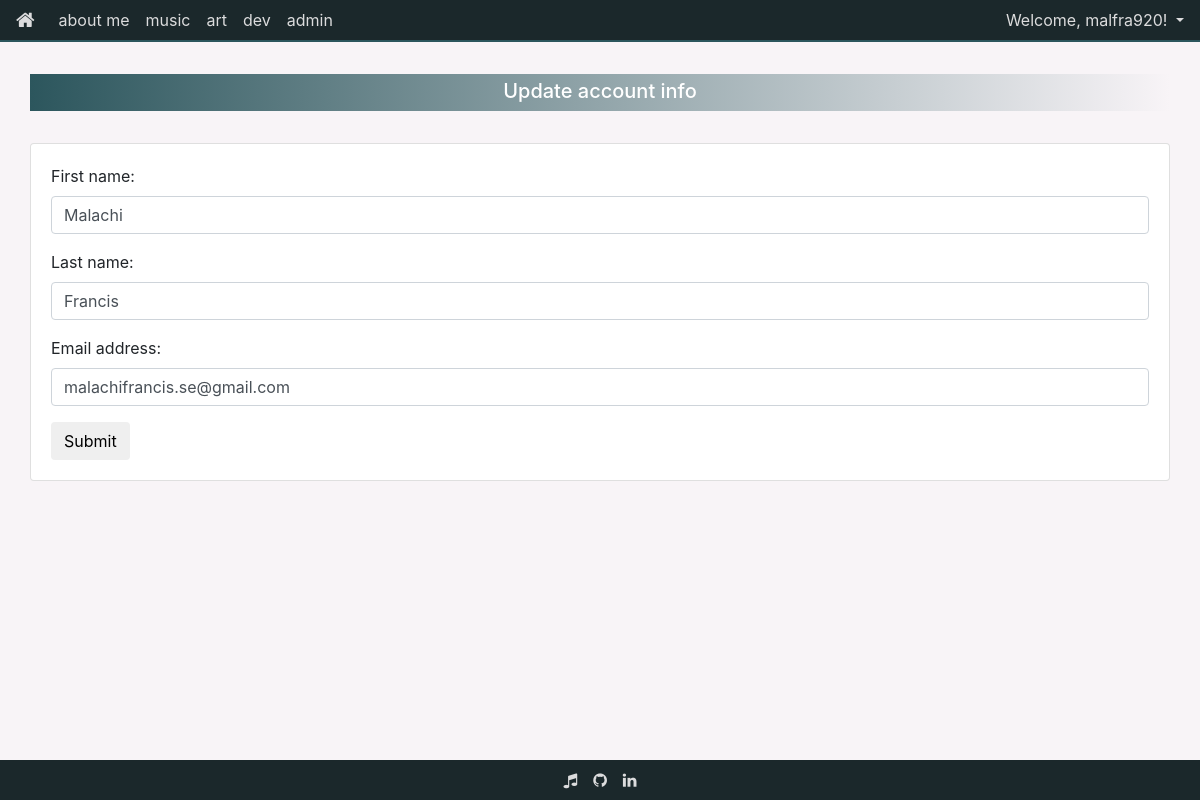
/account/ (signed in), run on an earlier commit of the app's database.
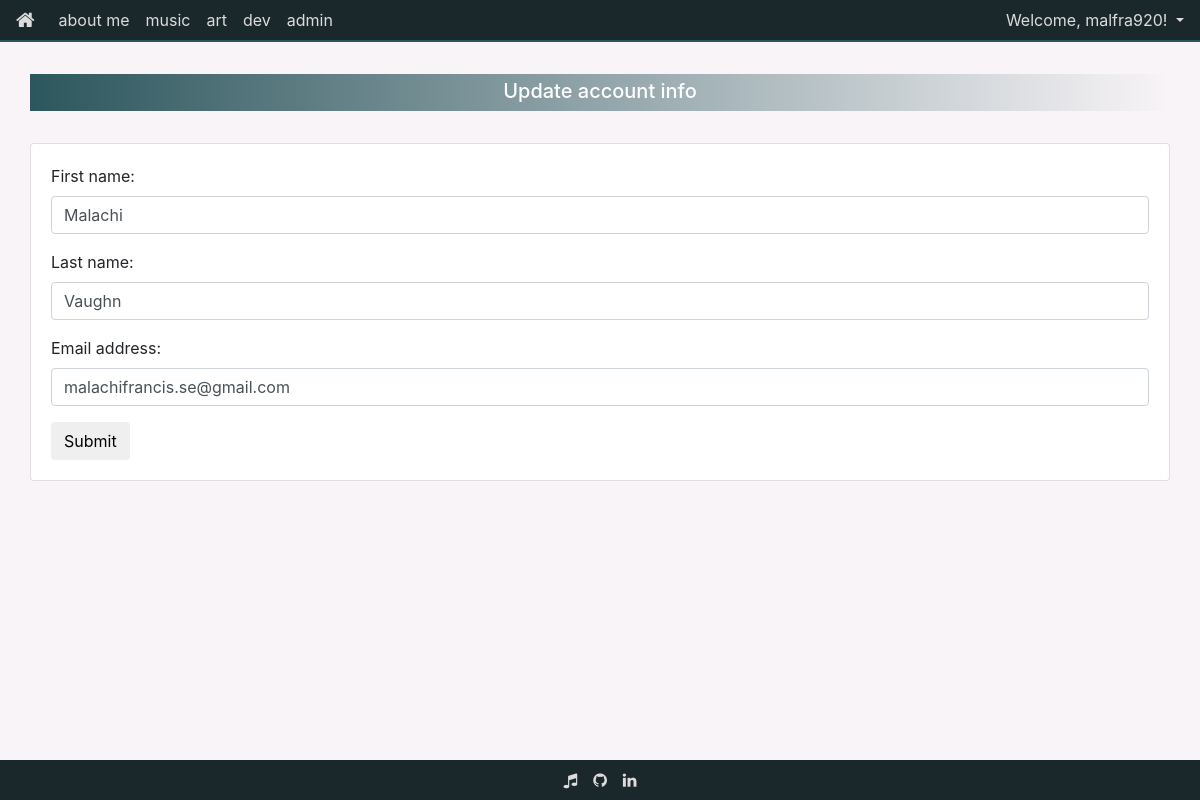
And on a later commit of the database.
### website/models.py (models this page shows, shortened)
class User(AbstractUser):
    perm = models.IntegerField(default=1, verbose_name='permission level')

### website/views.py (the view, shortened to what this page needs)
# urls.py: path('account/', UpdateUserView.as_view(), name='account'),
class UpdateUserView(View):
    template_name = 'website/form.html'
    def get(self, request):
        user = User.objects.get(username = request.user.username)
        context = {
            'form': UpdateUserForm(instance = user),
            'page_style': 'forms.min.css',
            'nav_options': NavOption.objects.order_by('position'),
            'page_title': 'register',
            'form_title': 'Update account info'
        }
        return render(request, self.template_name, context)

### website/forms.py
class UpdateUserForm(ModelForm):
    class Meta:
        model = User
        fields = ('first_name', 'last_name', 'email',)
        widgets = {
            'first_name': forms.TextInput(attrs={'class': 'form-control'}),
            'last_name': forms.TextInput(attrs={'class': 'form-control'}),
            'email': forms.TextInput(attrs={'class': 'form-control'}),
        }

### website/templates/website/form.html (shortened to what this page needs)
{% extends './base.html' %}
{% load static %}
{% block body_content %}
<h5 class="mf-content-header">{{ form_title }}</h5>
<div class="mf-container mx-auto">
  <div class="card mx-auto">
    <form method="post" class="card-body">
      {% for field in form %}
        <div class="form-group">
          {{ field.label_tag }}
          {{ field }}
        </div>
      {% endfor %}
      <button type="submit" class="btn btn-default">Submit</button>
    </form>
  </div>
</div>
{% endblock %}

### website/templates/website/base.html (shortened to what this page needs)
<!DOCTYPE html>
<html lang="en-us">
{% load static %}
<head>
  <link rel="stylesheet"
      href="https://maxcdn.bootstrapcdn.com/bootstrap/4.1.0/css/bootstrap.min.css">
  <link rel="stylesheet"
      href="http://maxcdn.bootstrapcdn.com/font-awesome/4.3.0/css/font-awesome.min.css">
  <link rel="stylesheet" type="text/css"
      href="{% static '/website/styles/base.min.css' %}">
  <link rel="stylesheet" type="text/css"
      href="{% static '/website/styles/'|add:page_style %}">
</head>
<body>
  <nav class="navbar navbar-expand-sm sticky-top mf-navbar justify-content-between">
    <a class="navbar-brand order-0 mr-sm-3" href="{% url 'website:home' %}">
      <i class="fa fa-home"></i>
    </a>
    <div class="collapse navbar-collapse order-2 order-sm-1" id="collapsibleNavbar">
      <ul class="navbar-nav">
        {% block nav %}
          {% for option in nav_options %}
            {% if option.perm_req > 1 %}
              {% if user.is_authenticated and user.perm >= option.perm_req %}
                <li class="nav-item mf-nav-item {% if page_title == option.name %}active{% endif %}" style="color:red;">
                  <a class="nav-link" href="{{ option.path }}">{{ option.name }}</a>
                </li>
              {% endif %}
            {% else %}
              <li class="nav-item mf-nav-item {% if page_title == option.name %}active{% endif %}">
                <a class="nav-link" href="{{ option.path }}">{{ option.name }}</a>
              </li>
            {% endif %}
          {% endfor %}
        {% endblock %}
      </ul>
    </div>
    {% if user.is_authenticated %}
      <div class="mf-nav-item dropdown order-1 order-sm-2">
        <a class="dropdown-toggle d-none d-sm-block" href="#" id="userdropdown" data-toggle="dropdown">
          Welcome, {{ user.username }}!
        </a>
      </div>
    {% endif %}
  </nav>
  {% if menu_options %}
    <nav class="navbar navbar-expand mf-sub-menu d-none d-sm-block">
      <ul class="navbar-nav">
        {% for option in menu_options %}
          <li class="nav-item mf-sub-menu-item">
            <a class="nav-link" href="{{ option.path }}">{{ option.name }}</a>
          </li>
        {% endfor %}
      </ul>
    </nav>
  {% else %}
    <div class="mf-hr"></div>
  {% endif %}
  <div class="container mf-container">
    <div class="row">
      <div class="col mf-col">
        {% block body_content %}{% endblock %}
      </div>
    </div>
  </div>
  <div class="footer-spacer"></div>
  <nav class="navbar navbar-expand fixed-bottom mf-footer">
    <ul class="navbar-nav mx-auto">
      <li class="nav-item mf-footer-nav-item mx-auto">
        <a class="nav-link" href="http://malachifrancis.bandcamp.com">
          <i class="fa fa-music"></i>
        </a>
      </li>
      <li class="nav-item mf-footer-nav-item mx-auto">
        <a class="nav-link" href="https://github.com/aBadHorse"><i class="fa fa-github"></i></a>
      </li>
      <li class="nav-item mf-footer-nav-item mx-auto">
        <a class="nav-link" href="https://www.linkedin.com/in/malachi-francis-463a14109"><i class="fa fa-linkedin"></i></a>
      </li>
    </ul>
  </nav>
</body>
</html>

What changed in the data, as far as the page shows it:
changed User "malfra920": last_name "Francis" → "Vaughn"
